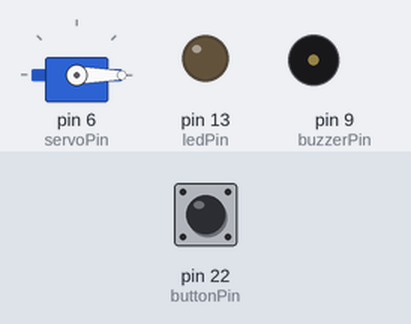
Recording of a sketch running on a simulated Arduino Mega 2560, built with avr-gcc and run on an emulated ATmega2560. Shown: servo, output pins drawn as LEDs (lit = HIGH), buzzer (waves = sounding). The test bench sets the inputs (shaded band); at power-on: pin 22 (buttonPin) HIGH.

Above: at 1.2 s.
1.3 s: pin 22 (buttonPin) pulled LOW for 0.15 s
At 1.75 s:
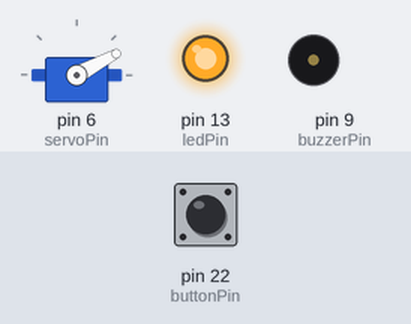
At 3.4 s:
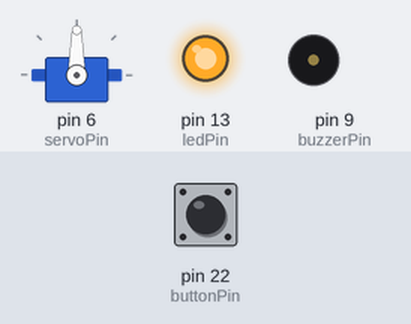
6.8 s: pin 22 (buttonPin) pulled LOW for 1 s
At 6.95 s:
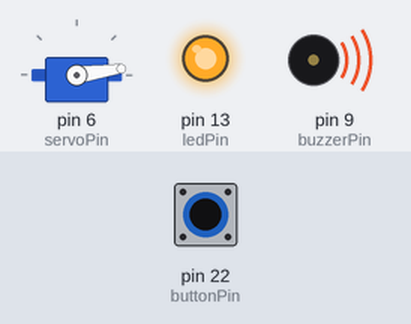
Timing chart, 0 to 12.3 s (numbered marks = the images above; inputs shaded):
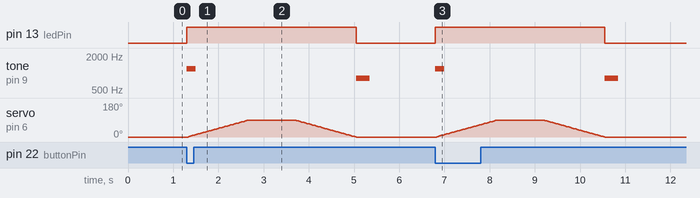

The sketch:

main_code.ino
```cpp
//BU KOD YAPAY ZEKADAN ALINMIŞTIR

#include <Servo.h>

Servo servo;

const int servoPin  = 6;
const int buttonPin = 22;
const int ledPin    = 13;
const int buzzerPin = 9;

bool calisti = false;   // tek basışta tek hareket

void setup() {
  servo.attach(servoPin);

  pinMode(buttonPin, INPUT_PULLUP); // buton GND'ye bağlı
  pinMode(ledPin, OUTPUT);
  pinMode(buzzerPin, OUTPUT);

  servo.write(0);
  digitalWrite(ledPin, LOW);
}

void loop() {
  // Butona BASILINCA pin LOW olur
  if (digitalRead(buttonPin) == LOW && !calisti) {
    calisti = true;

    digitalWrite(ledPin, HIGH);
    tone(buzzerPin, 1200, 200); // başlangıç bip

    // yavaş pres hareketi
    for (int pos = 0; pos <= 90; pos++) {
      servo.write(pos);
      delay(15);
    }

    delay(1000);

    for (int pos = 90; pos >= 0; pos--) {
      servo.write(pos);
      delay(15);
    }

    tone(buzzerPin, 800, 300); // bitiş bip
    digitalWrite(ledPin, LOW);
  }

  // Buton bırakılınca tekrar hazır
  if (digitalRead(buttonPin) == HIGH) {
    calisti = false;
  }
}

//BU KOD YAPAY ZEKADAN ALINMIŞTIR
```

Measured:
- after the input at 1.3 s, pin 13 (ledPin): LOW → HIGH at once, → LOW 3.7 s later; tone on pin 9 (buzzerPin): silent → 1200 Hz at once, → silent 0.20 s later, → 800 Hz 3.5 s later, → silent 0.30 s later; servo on pin 6 (servoPin): rises from 0° to 90° in 1.3 s, then falls to 0° in 2.4 s
- after the input at 6.8 s, pin 13 (ledPin): LOW → HIGH at once, → LOW 3.7 s later; tone on pin 9 (buzzerPin): silent → 1200 Hz at once, → silent 0.20 s later, → 800 Hz 3.5 s later, → silent 0.30 s later; servo on pin 6 (servoPin): rises from 0° to 90° in 1.3 s, then falls to 0° in 2.4 s
